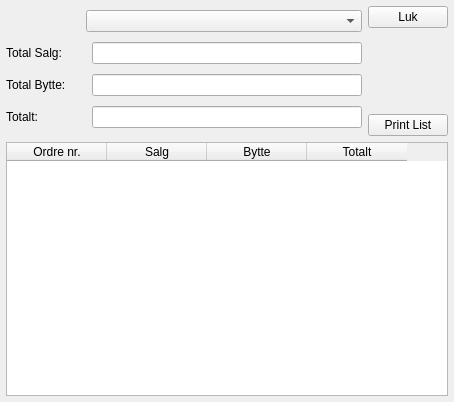
<ui version="4.0" >
 <author></author>
 <comment></comment>
 <exportmacro></exportmacro>
 <class>resultDlg</class>
 <widget class="QWidget" name="resultDlg" >
  <property name="geometry" >
   <rect>
    <x>0</x>
    <y>0</y>
    <width>454</width>
    <height>402</height>
   </rect>
  </property>
  <property name="windowTitle" >
   <string>Totalt salg per sælger</string>
  </property>
  <property name="layoutDirection" >
   <enum>Qt::LeftToRight</enum>
  </property>
  <layout class="QVBoxLayout" >
   <property name="margin" >
    <number>6</number>
   </property>
   <property name="spacing" >
    <number>6</number>
   </property>
   <item>
    <layout class="QHBoxLayout" >
     <property name="margin" >
      <number>0</number>
     </property>
     <property name="spacing" >
      <number>6</number>
     </property>
     <item>
      <layout class="QVBoxLayout" >
       <property name="margin" >
        <number>0</number>
       </property>
       <property name="spacing" >
        <number>6</number>
       </property>
       <item>
        <layout class="QHBoxLayout" >
         <property name="margin" >
          <number>0</number>
         </property>
         <property name="spacing" >
          <number>6</number>
         </property>
         <item>
          <spacer>
           <property name="orientation" >
            <enum>Qt::Horizontal</enum>
           </property>
           <property name="sizeType" >
            <enum>QSizePolicy::Fixed</enum>
           </property>
           <property name="sizeHint" >
            <size>
             <width>80</width>
             <height>22</height>
            </size>
           </property>
          </spacer>
         </item>
         <item>
          <widget class="QComboBox" name="salger" />
         </item>
        </layout>
       </item>
       <item>
        <layout class="QHBoxLayout" >
         <property name="margin" >
          <number>0</number>
         </property>
         <property name="spacing" >
          <number>6</number>
         </property>
         <item>
          <widget class="QLabel" name="label" >
           <property name="sizePolicy" >
            <sizepolicy>
             <hsizetype>5</hsizetype>
             <vsizetype>5</vsizetype>
             <horstretch>0</horstretch>
             <verstretch>0</verstretch>
            </sizepolicy>
           </property>
           <property name="minimumSize" >
            <size>
             <width>80</width>
             <height>22</height>
            </size>
           </property>
           <property name="text" >
            <string>Total Salg:</string>
           </property>
          </widget>
         </item>
         <item>
          <widget class="QLineEdit" name="salg" >
           <property name="alignment" >
            <set>Qt::AlignRight</set>
           </property>
           <property name="readOnly" >
            <bool>true</bool>
           </property>
          </widget>
         </item>
        </layout>
       </item>
       <item>
        <layout class="QHBoxLayout" >
         <property name="margin" >
          <number>0</number>
         </property>
         <property name="spacing" >
          <number>6</number>
         </property>
         <item>
          <widget class="QLabel" name="label_2" >
           <property name="minimumSize" >
            <size>
             <width>80</width>
             <height>22</height>
            </size>
           </property>
           <property name="text" >
            <string>Total Bytte:</string>
           </property>
          </widget>
         </item>
         <item>
          <widget class="QLineEdit" name="bytte" >
           <property name="alignment" >
            <set>Qt::AlignRight</set>
           </property>
           <property name="readOnly" >
            <bool>true</bool>
           </property>
          </widget>
         </item>
        </layout>
       </item>
       <item>
        <layout class="QHBoxLayout" >
         <property name="margin" >
          <number>0</number>
         </property>
         <property name="spacing" >
          <number>6</number>
         </property>
         <item>
          <widget class="QLabel" name="label_3" >
           <property name="minimumSize" >
            <size>
             <width>80</width>
             <height>22</height>
            </size>
           </property>
           <property name="text" >
            <string>Totalt: </string>
           </property>
          </widget>
         </item>
         <item>
          <widget class="QLineEdit" name="total" >
           <property name="alignment" >
            <set>Qt::AlignRight</set>
           </property>
           <property name="readOnly" >
            <bool>true</bool>
           </property>
          </widget>
         </item>
        </layout>
       </item>
      </layout>
     </item>
     <item>
      <layout class="QVBoxLayout" >
       <property name="margin" >
        <number>0</number>
       </property>
       <property name="spacing" >
        <number>6</number>
       </property>
       <item>
        <widget class="QPushButton" name="closeFrm" >
         <property name="text" >
          <string>Luk</string>
         </property>
        </widget>
       </item>
       <item>
        <spacer>
         <property name="orientation" >
          <enum>Qt::Vertical</enum>
         </property>
         <property name="sizeType" >
          <enum>QSizePolicy::Preferred</enum>
         </property>
         <property name="sizeHint" >
          <size>
           <width>20</width>
           <height>80</height>
          </size>
         </property>
        </spacer>
       </item>
       <item>
        <widget class="QPushButton" name="prnLst" >
         <property name="text" >
          <string>Print List</string>
         </property>
        </widget>
       </item>
      </layout>
     </item>
    </layout>
   </item>
   <item>
    <widget class="QTableWidget" name="order_list" >
     <column>
      <property name="text" >
       <string>Ordre nr.</string>
      </property>
     </column>
     <column>
      <property name="text" >
       <string>Salg</string>
      </property>
     </column>
     <column>
      <property name="text" >
       <string>Bytte</string>
      </property>
     </column>
     <column>
      <property name="text" >
       <string>Totalt</string>
      </property>
     </column>
    </widget>
   </item>
  </layout>
 </widget>
 <pixmapfunction></pixmapfunction>
 <resources/>
 <connections/>
</ui>
